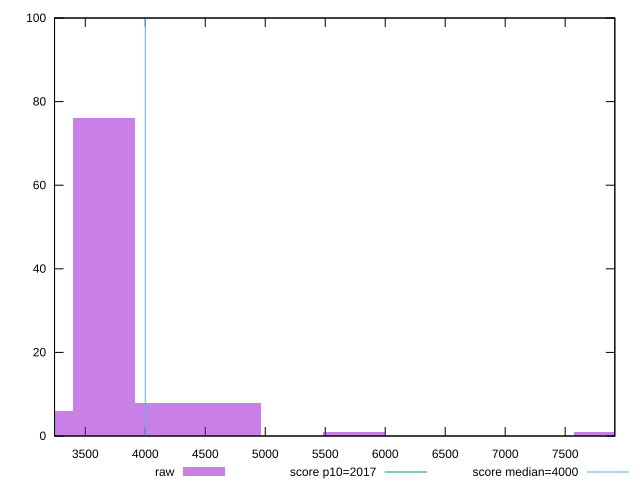

gnuplot code for this plot:
reset

$raw <<EOF
5743.858986290831 1
4177.351990029695 8
3655.182991275983 76
4699.520988783407 8
7832.534981305678 1
3133.013992522271 6
EOF

set key outside below
set boxwidth 522.1689987537119
set xrange [3243.579999999999:7913.7479999999905]
set yrange [0:100]
set trange [0:100]
set style fill transparent solid 0.5 noborder

set parametric
set terminal svg size 640, 490 enhanced background rgb 'white'
set output "reprap/mainthread-work-breakdown/samples/pages/raw/histogram.svg"

plot $raw title "raw" with boxes, \
     2017,t title "score p10=2017", \
     4000,t title "score median=4000"

reset
